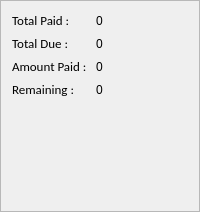
                                 <widget class="QFrame" name="frame_31">
                                  <property name="sizePolicy">
                                   <sizepolicy hsizetype="Preferred" vsizetype="Fixed">
                                    <horstretch>0</horstretch>
                                    <verstretch>136</verstretch>
                                   </sizepolicy>
                                  </property>
                                  <property name="minimumSize">
                                   <size>
                                    <width>0</width>
                                    <height>212</height>
                                   </size>
                                  </property>
                                  <property name="frameShape">
                                   <enum>QFrame::StyledPanel</enum>
                                  </property>
                                  <property name="frameShadow">
                                   <enum>QFrame::Raised</enum>
                                  </property>
                                  <layout class="QFormLayout" name="formLayout_13">
                                   <item row="0" column="0">
                                    <widget class="QLabel" name="label_59">
                                     <property name="font">
                                      <font>
                                       <family>Calibri</family>
                                       <pointsize>10</pointsize>
                                       <weight>50</weight>
                                       <italic>false</italic>
                                       <bold>false</bold>
                                      </font>
                                     </property>
                                     <property name="text">
                                      <string>Total Paid : </string>
                                     </property>
                                    </widget>
                                   </item>
                                   <item row="0" column="1">
                                    <widget class="QLabel" name="lblSpkPaid">
                                     <property name="styleSheet">
                                      <string notr="true">font: 12pt &quot;MS Shell Dlg 2&quot;;</string>
                                     </property>
                                     <property name="text">
                                      <string>0</string>
                                     </property>
                                    </widget>
                                   </item>
                                   <item row="3" column="0">
                                    <widget class="QLabel" name="label_58">
                                     <property name="font">
                                      <font>
                                       <family>Calibri</family>
                                       <pointsize>10</pointsize>
                                       <weight>50</weight>
                                       <italic>false</italic>
                                       <bold>false</bold>
                                      </font>
                                     </property>
                                     <property name="text">
                                      <string>Total Due : </string>
                                     </property>
                                    </widget>
                                   </item>
                                   <item row="3" column="1">
                                    <widget class="QLabel" name="lblTotalDue">
                                     <property name="styleSheet">
                                      <string notr="true">font: 12pt &quot;MS Shell Dlg 2&quot;;</string>
                                     </property>
                                     <property name="text">
                                      <string>0</string>
                                     </property>
                                    </widget>
                                   </item>
                                   <item row="4" column="0">
                                    <widget class="QLabel" name="label_61">
                                     <property name="font">
                                      <font>
                                       <family>Calibri</family>
                                       <pointsize>10</pointsize>
                                       <weight>50</weight>
                                       <italic>false</italic>
                                       <bold>false</bold>
                                      </font>
                                     </property>
                                     <property name="text">
                                      <string>Amount Paid : </string>
                                     </property>
                                    </widget>
                                   </item>
                                   <item row="4" column="1">
                                    <widget class="QLabel" name="lblAmountPaid">
                                     <property name="styleSheet">
                                      <string notr="true">font: 12pt &quot;MS Shell Dlg 2&quot;;</string>
                                     </property>
                                     <property name="text">
                                      <string>0</string>
                                     </property>
                                    </widget>
                                   </item>
                                   <item row="7" column="0">
                                    <widget class="QLabel" name="label_63">
                                     <property name="font">
                                      <font>
                                       <family>Calibri</family>
                                       <pointsize>10</pointsize>
                                       <weight>50</weight>
                                       <italic>false</italic>
                                       <bold>false</bold>
                                      </font>
                                     </property>
                                     <property name="text">
                                      <string>Remaining : </string>
                                     </property>
                                    </widget>
                                   </item>
                                   <item row="7" column="1">
                                    <widget class="QLabel" name="lblRemaining">
                                     <property name="styleSheet">
                                      <string notr="true">font: 12pt &quot;MS Shell Dlg 2&quot;;</string>
                                     </property>
                                     <property name="text">
                                      <string>0</string>
                                     </property>
                                    </widget>
                                   </item>
                                  </layout>
                                 </widget>
